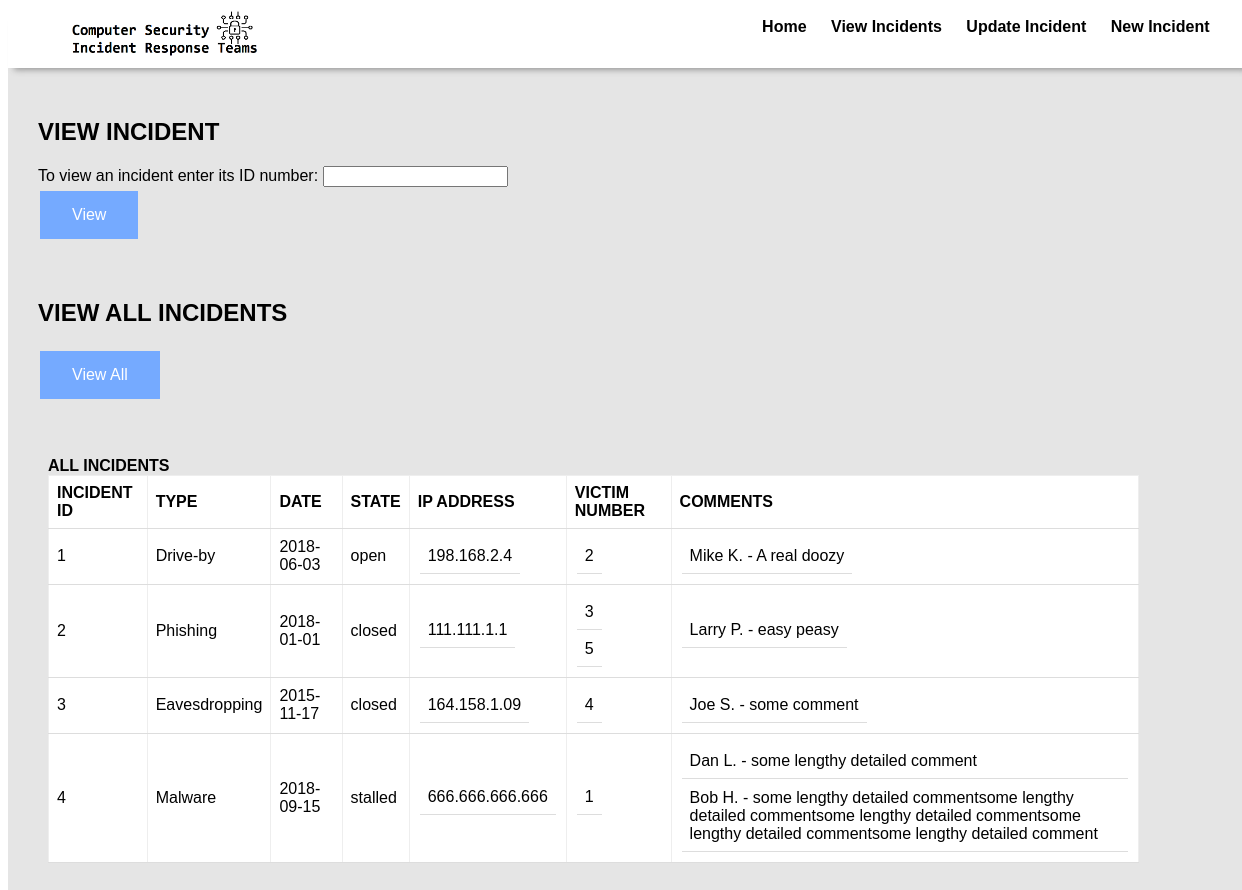
Page /viewall.php on the committed database.
### tables this page shows
CREATE TABLE IF NOT EXISTS `incident` (
  `id` INT NOT NULL AUTO_INCREMENT,
  `typeID` INT NOT NULL,
  `date` DATE NOT NULL,
  `state` VARCHAR(7) NOT NULL,
  `ipAddressID` INT NOT NULL,
  `victimNumber` INT NOT NULL,
  `commentID` INT NOT NULL,
  PRIMARY KEY (`id`));

CREATE TABLE IF NOT EXISTS `type` (
  `typeID` INT NOT NULL AUTO_INCREMENT,
  `type` VARCHAR(45) NOT NULL,
  PRIMARY KEY (`typeID`));

CREATE TABLE IF NOT EXISTS `ipAddress` (
  `ipAddressID` INT NOT NULL AUTO_INCREMENT,
  `ipAddress` VARCHAR(39) NOT NULL,
  `id` INT NOT NULL,
  PRIMARY KEY (`ipAddressID`));

CREATE TABLE IF NOT EXISTS `victim` (
  `victimNumber` INT NOT NULL AUTO_INCREMENT,
  `firstName` VARCHAR(15) NOT NULL,
  `lastName` VARCHAR(15) NOT NULL,
  `jobTitle` VARCHAR(45) NOT NULL,
  `emailAddress` VARCHAR(45) NOT NULL,
  `id` INT NOT NULL,
  PRIMARY KEY (`victimNumber`));

CREATE TABLE IF NOT EXISTS `comment` (
  `commentID` INT NOT NULL AUTO_INCREMENT,
  `handlerName` VARCHAR(45) NOT NULL,
  `comment` LONGTEXT NOT NULL,
  `id` INT NOT NULL,
  PRIMARY KEY (`commentID`));

### viewall.php (the view, shortened to what this page needs)
<?php
        $host = "localhost";
        $user = "geraldinegranobles";
        $pw = "";
        $database = "geraldinegranobles";
        $db = new mysqli($host, $user, $pw, $database);
		echo "<div id='view'>";
		echo "<div id='viewall'>";
        $sql = "SELECT * FROM `incident`";
        $result = $db->query($sql);
        if(!$result){
                echo "Incident not found." . $db->error;
        }
        else{
                echo "<br><b>ALL INCIDENTS</b>";
			$table = $result->fetch_all();
			echo "<table border = '1' width='89%' id='t02'>";
			echo "<tr>
				<td><strong>INCIDENT ID</strong></td>
				<td><strong>TYPE</strong></td>
				<td><strong>DATE</strong></td>
				<td><strong>STATE</strong></td>
				<td><strong>IP ADDRESS</strong></td>
				<td><strong>VICTIM NUMBER</strong></td>
				<td><strong>COMMENTS</strong></td>
				</tr>";
			foreach($table as $row){
					echo "<tr>";
					$count = 1;
					foreach($row as $value){
						if($count==1) $id = $value;
                        if ($count==2) {
                        $sqlt = "SELECT * FROM `type` WHERE typeID LIKE '".$value."'";
                        $typeID = $db->query($sqlt);
                        $row = mysqli_fetch_row($typeID);
						echo "<td>$row[1]</td>";
						}
						else if ($count==5) {
                            $sqlip = "SELECT * FROM `ipAddress` WHERE id LIKE '".$id."'";
                            $ips = $db->query($sqlip);
							$iptable = $ips->fetch_all();
                           echo "<td>";
						   echo "<table border = '0' >";
							 foreach($iptable as $row){
								echo "<tr>";
									echo "<td>$row[1]</td>";
								echo "</tr>";
							}
							echo "</table>";
							echo "</td>";
						}
						else if ($count==6) {
                            $sqlvic = "SELECT * FROM `victim` WHERE id LIKE '".$id."'";
                            $victims = $db->query($sqlvic);
							$victimtable = $victims->fetch_all();
                           echo "<td>";
						   echo "<table border = '0' >";
							 foreach($victimtable as $row){
								echo "<tr>";
									echo "<td>$row[0]</td>";
								echo "</tr>";
							}
							echo "</table>";
							echo "</td>";
						}
                        else if ($count==7) {
                            $sqlc = "SELECT * FROM `comment` WHERE id LIKE '".$id."'";
                            $comments = $db->query($sqlc);
							$commenttable = $comments->fetch_all();
                           echo "<td>";
						   echo "<table border = '0' >";
							 foreach($commenttable as $row){
								echo "<tr>";
									echo "<td>$row[1] - $row[2]</td>";
								echo "</tr>";
							}
							echo "</table>";
							echo "</td>";
						}
					else {
						echo "<td>$value</td>";
					  }
					++$count;
					}
	echo "</tr>";
			}
	echo "</table>";
}
echo "<br>";
echo "<br>";
echo "<br>";
echo "</div>";
echo "</div>";
?>

### stylesheet.css (style rules this page uses)
body, html { font-family: sans-serif; height:100% }
.navbar { background-color: white; width: 100%; padding: 0px 10px 0px 10px; height: 60px; top: 0; right: 0; position: relative; -webkit-box-shadow: 0 8px 6px -6px #999; -moz-box-shadow: 0 8px 6px -6px #999; box-shadow: 0 8px 6px -6px #999; }
.navbar ul { text-align: right; padding-right: 2%; }
.navbar ul li { display: inline; float: none; }
.navbar ul li a { display: inline-block; color: black; text-decoration: none; font-weight: bold; font-size: 16px; padding: 10px; }
.navbar img { top:2%; left:5%; width: 191px; height:47px; position: absolute; }
#view { width: 100%; min-height: 100%; left: 0px; background-color: #e5e5e5; padding: 20px; }
table#t02 { border-collapse: collapse; border: 0px; background-color:white; margin-bottom:1%; }
table#t02 td { padding: 8px; text-align: left; border-bottom: 1px solid #ddd; }
#viewincident { width: inherit; height: auto; padding: 10px; }
#viewviewall { width: inherit; height: auto; padding: 10px; }
#viewall { position: relative; top: 10px; width: inherit; height: inherit; margin-left:20px; }
.button { background-color: #75aaff; border: none; color: white; padding: 15px 32px; text-align: center; text-decoration: none; display: inline-block; font-size: 16px; margin: 4px 2px; cursor: pointer; }

### rows in the picture
incident: value "1", date "2018-06-03", state "open"
type: type "Drive-by"
ipaddress: ipAddress "198.168.2.4"
victim: victimNumber "2"
comment: handlerName "Mike K.", comment "A real doozy"
incident: value "2", date "2018-01-01", state "closed"
type: type "Phishing"
ipaddress: ipAddress "111.111.1.1"
victim: victimNumber "3"
victim: victimNumber "5"
comment: handlerName "Larry P.", comment "easy peasy"
incident: value "3", date "2015-11-17", state "closed"
type: type "Eavesdropping"
ipaddress: ipAddress "164.158.1.09"
victim: victimNumber "4"
comment: handlerName "Joe S.", comment "some comment"
incident: value "4", date "2018-09-15", state "stalled"
type: type "Malware"
ipaddress: ipAddress "666.666.666.666"
victim: victimNumber "1"
comment: handlerName "Dan L.", comment "some lengthy detailed comment"
comment: handlerName "Bob H.", comment "some lengthy detailed commentsome lengthy detailed commentsome lengthy detailed commentsome lengthy detailed commentsome lengthy detailed comment"
